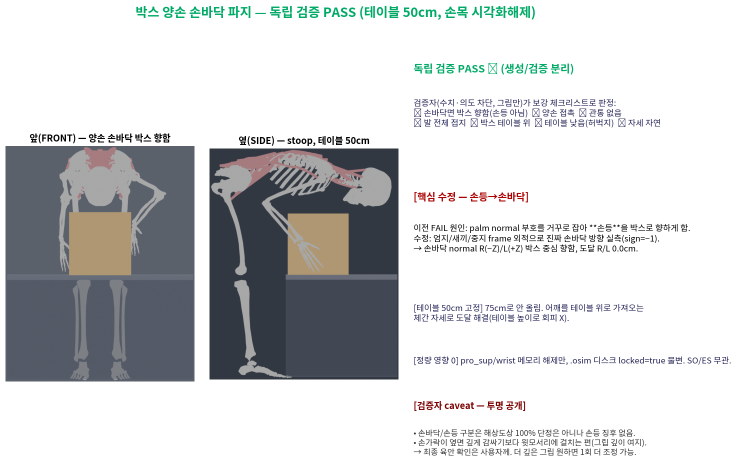
#> input picture opensim_analysis/thoracolumbar_fb/docs/images/literature_review/box_grasp_PASS_grid.png, 1474 x 941 px, given in place of table_side.png, which was not available (shown at 1/2 size)
$ python make_table_finding_grid.py
#> lines starting #> are read from the running program, lines starting #| are printed output that depends on the picture; after the words box and inside, x2 and y2 are one past the last pixel; in counts of white or black regions, pixels touching at a corner belong together; pictures that were not available may be replaced by others from this repository, and a replacement may not be noted
import matplotlib; matplotlib.use('Agg')
import matplotlib.pyplot as plt
from matplotlib import font_manager as fm
import matplotlib.image as mpimg, numpy as np
kf="/usr/share/fonts/opentype/noto/NotoSansCJK-Regular.ttc"
fm.fontManager.addfont(kf); plt.rcParams['font.family']=fm.FontProperties(fname=kf).get_name(); plt.rcParams['axes.unicode_minus']=False
def crop(p,pad=10):
#> called with pad = 10
    im=mpimg.imread(p); a=(im[:,:,:3]*255).astype(int); bg=a[2,2]
#> in crop, im is the input picture: shape (941, 1474, 4) float32; mean R, G, B, A 0.816, 0.823, 0.826, 1
#> after `bg = a[2, 2]`: bg = [255, 255, 255]
    m=np.abs(a-bg).sum(2)>22; ys,xs=np.where(m)
#> after `m = np.abs(a - bg).sum(2) > 22`:
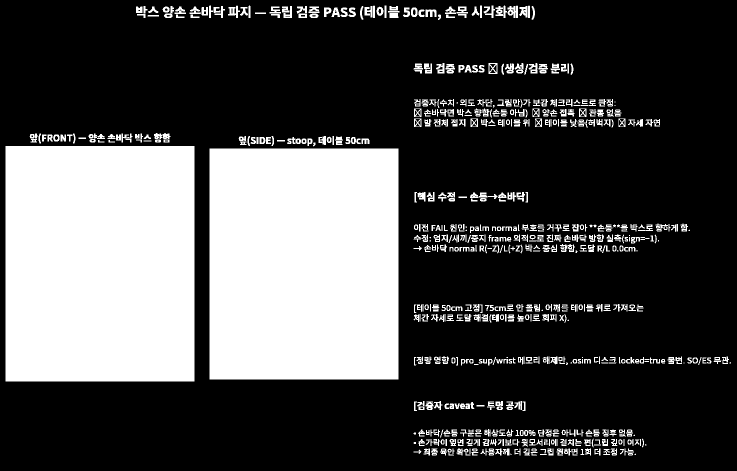
#> m: shape (941, 1474) bool (shown at 1/2 size); 29.2% white; 711 white regions (37 under 20 px), largest, box (x1, y1, x2, y2) and area: (11, 292, 389, 763) 178038, (419, 297, 797, 759) 174636, (1015, 11, 1036, 36) 349
    return im[max(0,ys.min()-pad):ys.max()+pad, max(0,xs.min()-pad):xs.max()+pad]
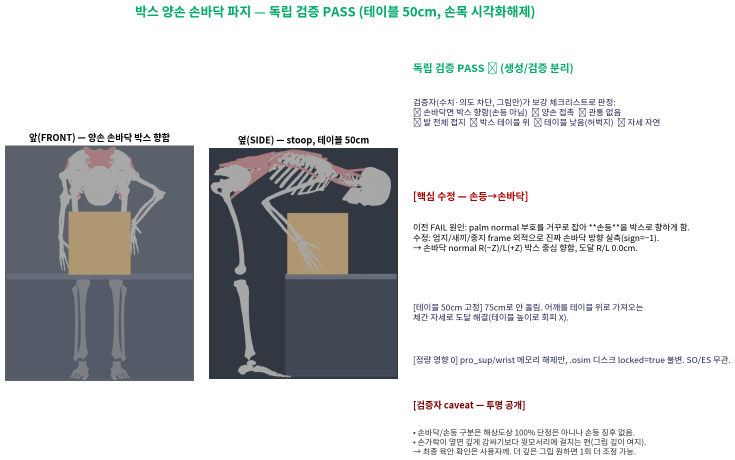
#> returned value: shape (919, 1470, 4) float32 (shown at 1/2 size); mean of channels 0, 1, 2, 3 0.811, 0.818, 0.821, 1; drawn as R, G, B
fig=plt.figure(figsize=(15,9)); gs=fig.add_gridspec(1,3,width_ratios=[1,1,1.5],wspace=0.08)
fig.suptitle("테이블 박스 들기 — 동작 사실 확인 (재설계 검토)",fontsize=19,fontweight='bold',y=0.99)
for i,(p,t) in enumerate([("/tmp/cmp_render/table_pose/table_side.png","옆 (SIDE) — 전방 reach"),
                          ("/tmp/cmp_render/table_pose/table_front.png","앞 (FRONT)")]):
    ax=fig.add_subplot(gs[0,i]); ax.imshow(crop(p)); ax.axis('off'); ax.set_title(t,fontsize=13,fontweight='bold')
#> pass 2 of the loop `for i,(p,t) in enumerate([("/tmp/cmp_render/table_pose/table_side.png"..`:
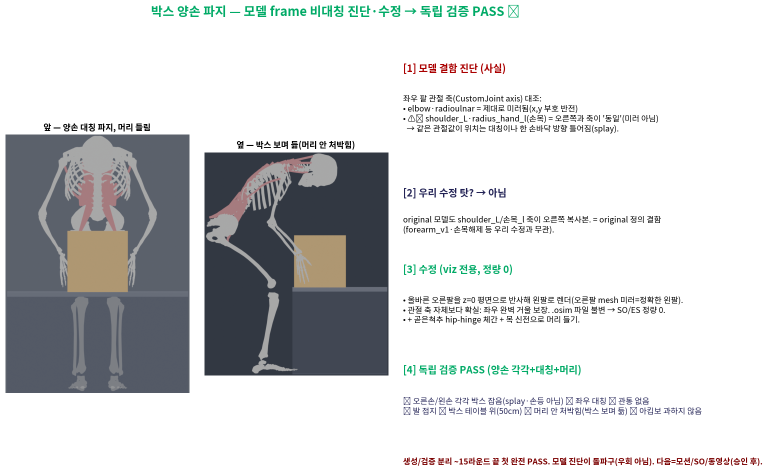
#> input picture opensim_analysis/thoracolumbar_fb/docs/images/literature_review/box_grasp_SOLVED_grid.png, 1536 x 942 px, given in place of table_front.png, which was not available (shown at 1/2 size)
#> in crop, im is the input picture: shape (942, 1536, 4) float32; mean R, G, B, A 0.82, 0.827, 0.829, 1
#> a: shape (942, 1536, 3) int64
#> in crop (call 2), `m = np.abs(a - bg).sum(2) > 22`:
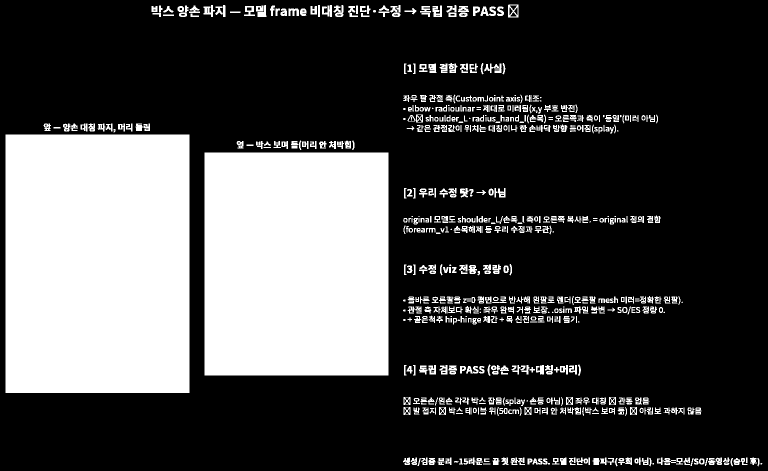
#> m: shape (942, 1536) bool (shown at 1/2 size); 28.2% white; 699 white regions (56 under 20 px), largest, box (x1, y1, x2, y2) and area: (11, 269, 379, 786) 190256, (409, 305, 777, 751) 164128, (968, 127, 1003, 146) 348
ax=fig.add_subplot(gs[0,2]); ax.axis('off')
txt=(
"■ [0] 박스 질량 = 20 kg (양손 각 100 N) — 기존 box_v2와 동일.\n"
"   테이블 시나리오 질량은 CHEOL HOON님 결정 (kinematic 검증은 질량 무관).\n\n"
"■ 테이블의 효과 (확인됨):\n"
"  ✅ 발 접지 해결 — 박스를 올리니 발이 지면에 유지(매몰 0cm).\n"
"     → 바닥 박스의 '발 23cm 지하' 문제는 테이블로 해소.\n\n"
"■ 그러나 새 제약 (모델 어깨 한계, 사실):\n"
"  ⚠️ OpenSim 어깨에 elevation 특이점 — 팔을 앞으로 뻗으면\n"
"     손이 항상 어깨(가슴) 높이 이상에 옵니다 (앞으로+아래로 reach 불가).\n"
"  → 균형 잡힌 발-접지 파지는 손이 가슴 높이·팔길이 앞(전방 0.6 m)에 위치\n"
"     = 테이블 약 105 cm (높은 작업대/카운터)에서 성립. 50 cm 아님.\n"
"  → 50 cm 테이블은 어깨를 낮추려 상체를 깊이 숙여야 함(바닥문제 재접근).\n\n"
"■ 균형/접지 (105 cm 카운터 자세):\n"
"  ✅ 발 접지(-0.905)  ✅ COM 발 지지면 내  ✅ 무릎 적당(40°)\n"
"  → 발·균형은 OK, 단 '낮은 테이블'이 아니라 '높은 카운터 reach'.\n\n"
"■ 박스/테이블 렌더: 위치 산출됨(박스중심 0.63,0.31 / 테이블 106cm)\n"
"   단 카메라 프레이밍에서 박스 표시 디버깅 필요(방향 확정 후).\n\n"
"■ 분기: 손 박스 접촉은 '높은 카운터(~105cm)'에서만 깨끗 →\n"
"   A) 105cm 카운터/작업대 시나리오로 진행(발접지+균형+접촉 OK, 산업현장 현실적)\n"
"   B) 50cm 고수 → 깊은 숙임(바닥문제 재현) 감수\n"
"   C) 박스 보류(closure 존중)\n"
"   ※ 새 모션 무한 시도 X — 방향 결정 요청."
)
ax.text(0.0,0.99,txt,va='top',ha='left',fontsize=11.3,family='monospace' if False else None)
OUT="/data/wearable-assist/opensim_analysis/thoracolumbar_fb/docs/images/literature_review/table_box_finding_grid.png"
fig.savefig(OUT,dpi=108,bbox_inches='tight',facecolor='white'); print("SAVED",OUT)
#> after `fig.savefig(OUT, dpi=108, bbox_inches='tight', facecolor='white')`:
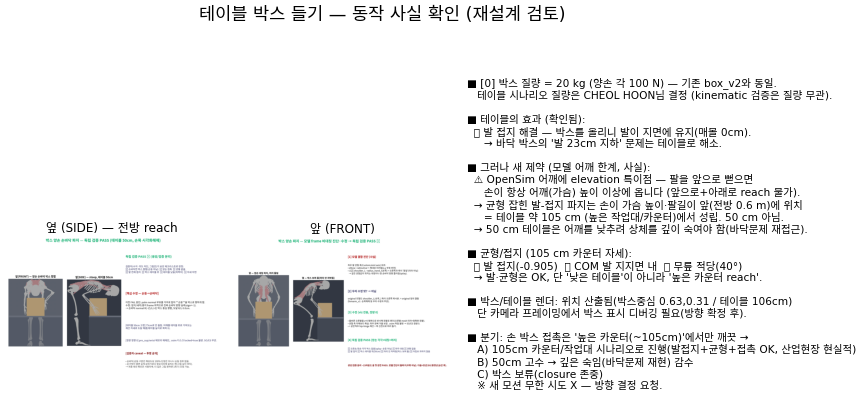
#> figure drawn by matplotlib, 2 panels
